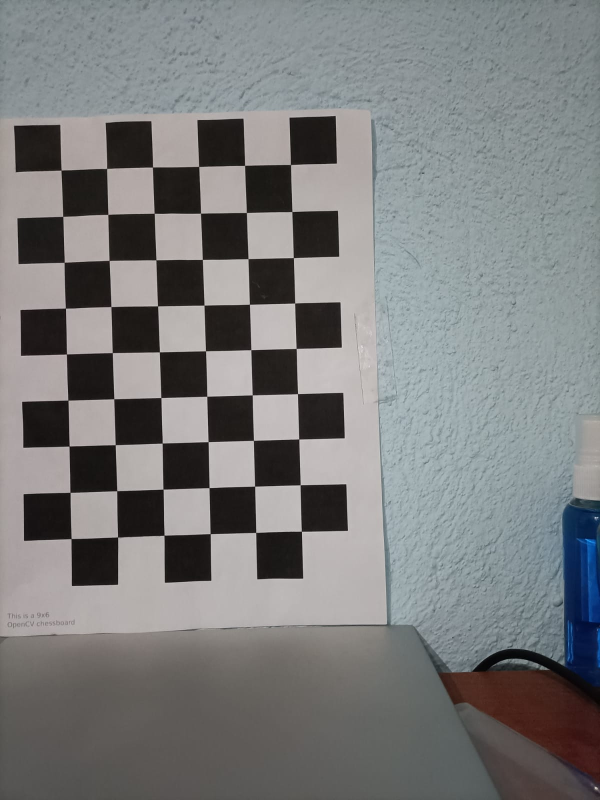
#> input picture project/assets/photos/photo_mtrx2.jpeg, 1200 x 1600 px, found by its file name (shown at 1/2 size); its folder holds 2 pictures in this run
$ python main.py
#> lines starting #> are read from the running program, lines starting #| are printed output that depends on the picture; long printed decimals are rounded
### project/controllers/testing_controller.py
import numpy as np
import math as m
import cv2 as cv
import matplotlib.pyplot as plt
from mpl_toolkits.mplot3d import Axes3D

from controllers import tracking_controller
from modules import image_module
from core import config
import glob
import time
import open3d as o3d

class Display:
    def __init__(self):
        self.W = 960
        self.H = 540

    # [11 lines left out: function display_points2d, not called in this run]


    def display_points3d(self, tripoints3d, pcd, visualizer):
        # open3d
        if tripoints3d is not None:
            pcd.clear()
            pcd.points = o3d.utility.Vector3dVector(tripoints3d)
            visualizer.remove_geometry(pcd)
            visualizer.add_geometry(pcd)
            visualizer.poll_events()
            visualizer.update_renderer()
            time.sleep(.2)

    def display_vid(self, img):
        cv.imshow("main", img)

class PointMap(object):
	def __init__(self):
		self.array = [0,0,0]

	def collect_points(self, tripoints):
		if len(tripoints) > 0:
			array_to_project = np.array([0,0,0])

			x_points = [pt for pt in tripoints[0]]
			y_points = [-pt for pt in tripoints[1]]
			z_points = [-pt for pt in tripoints[2]]

			for i in range(tripoints.shape[1]):
				curr_array = np.array([x_points[i], y_points[i], z_points[i]])
				array_to_project = np.vstack((array_to_project, curr_array))

			array_to_project = array_to_project[1:, :]

			return array_to_project

class TestingController:
    def __init__(self):
        self.orb = cv.ORB_create(nlevels=5, firstLevel=1, edgeThreshold=1,
                                  nfeatures=50, fastThreshold=config.FAST_THRESHOLD)
        self.BFMatcher = cv.BFMatcher(cv.NORM_HAMMING, crossCheck=False)
        self.object_points = (0, 0, 0)
        # self._path = config.PROJECT_PATH + '/proyecto-modular/project/assets/video/calibracion.mp4'
        self.mtx = None
        self.dist = None

    # [6 lines left out: function draw, not called in this run]

    def rotate(self, phi, theta, psi):
        phi = m.pi/2
        theta = m.pi/4
        psi = m.pi/2

        R = self.Rz(psi) * self.Ry(theta) * self.Rx(phi)
        return R

    def translate(self, x0, y0, z0, x1, y1, z1):
        difx = x1 - x0
        dify = y1 - y0
        difz = z1 - z0
        return np.array([x0 + difx, y0 + dify, z0 + difz])

    def run(self):
        #Obtenemos los keypoints del frame actual y el anterior
        kps_act, desc_act, img_act = self.obtenerKeypointsYDescriptors(2)
#> in obtenerKeypointsYDescriptors, img is the input picture: shape (1600, 1200, 3); mean B, G, R 124.8, 124.4, 123.3
#> in convert_image_to_gray_scale, `return cv2.cvtColor(image, cv2.COLOR_BGR2GRAY)`:
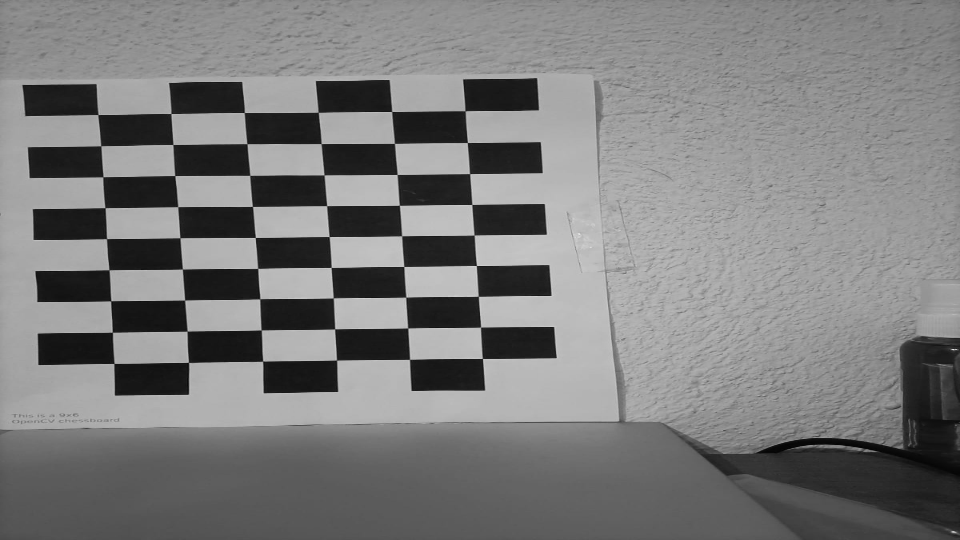
#> returned value: shape (540, 960); min 3, max 229, mean 124.1
#> in obtenerKeypointsYDescriptors, `kp, desc = self.orb.detectAndCompute(gray, None)`: kp = 50 keypoints; strongest (x, y, size): (549, 295, 31), (552, 327, 31), (413, 390, 31), (317, 82, 31)
#> kps_act has the same summary as kp in obtenerKeypointsYDescriptors
        kps_ant, desc_ant, img_ant = self.obtenerKeypointsYDescriptors(1)
#> call 2 of obtenerKeypointsYDescriptors, with numeroImagen = 1
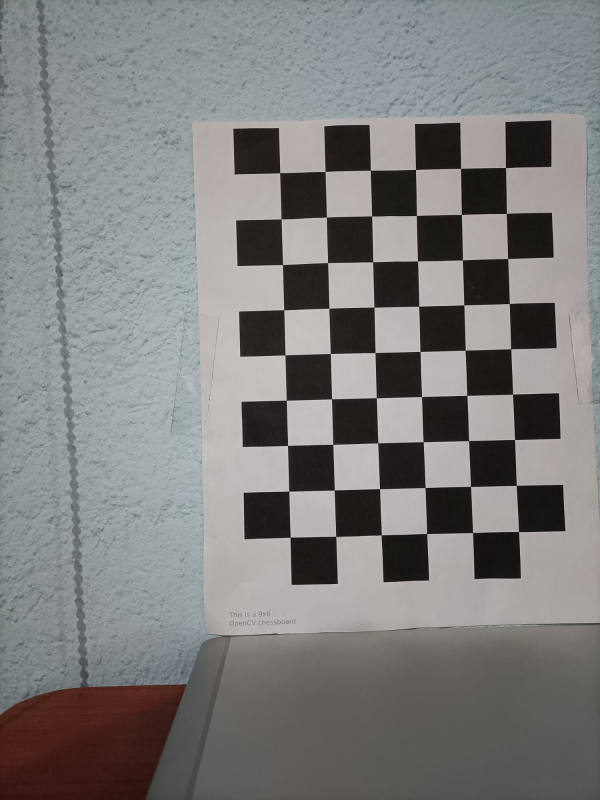
#> input picture project/assets/photos/photo_mtrx1.jpeg, 1200 x 1600 px, found by its file name (shown at 1/2 size)
#> in obtenerKeypointsYDescriptors, img is the input picture: shape (1600, 1200, 3); mean B, G, R 125, 125.6, 125.9
#> call 3 of resize_image, with width = 960, height = 540
#> in resize_image (call 3), `return cv2.resize(image, (width, height))`:
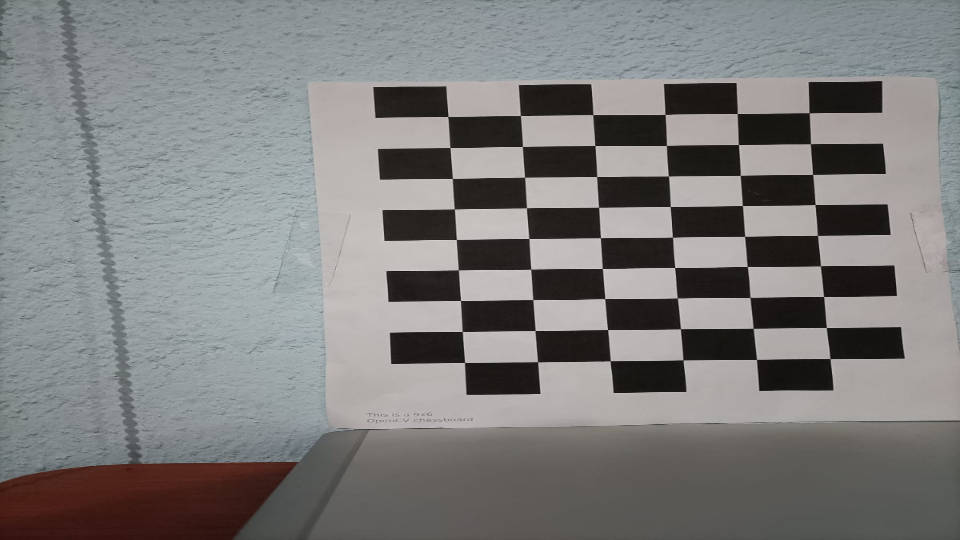
#> returned value: shape (540, 960, 3); mean of channels 0, 1, 2 125, 125.6, 125.9; drawn as B, G, R
#> in convert_image_to_gray_scale (call 2), `return cv2.cvtColor(image, cv2.COLOR_BGR2GRAY)`:
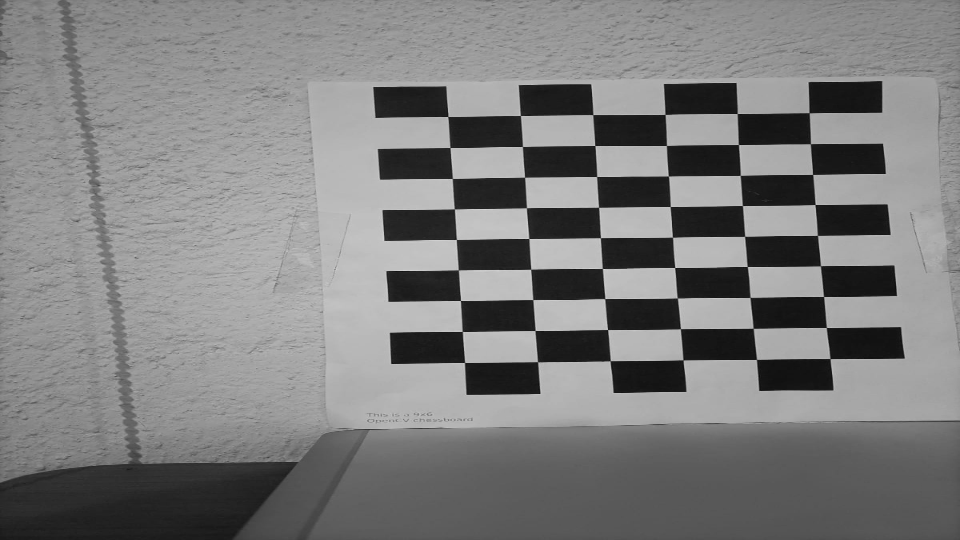
#> returned value: shape (540, 960); min 9, max 219, mean 125.6
#> in obtenerKeypointsYDescriptors (call 2), `kp, desc = self.orb.detectAndCompute(gray, None)`: kp = 50 keypoints; strongest (x, y, size): (385, 239, 31), (597, 147, 25.8), (387, 272, 31), (749, 268, 25.8)
#> kps_ant has the same summary as kp in obtenerKeypointsYDescriptors

        #Dibujamos los keypoints detectados
        img1 = cv.drawKeypoints(img_act, kps_act, 0, color=(0,255,0), flags=cv.DRAW_MATCHES_FLAGS_DRAW_RICH_KEYPOINTS)
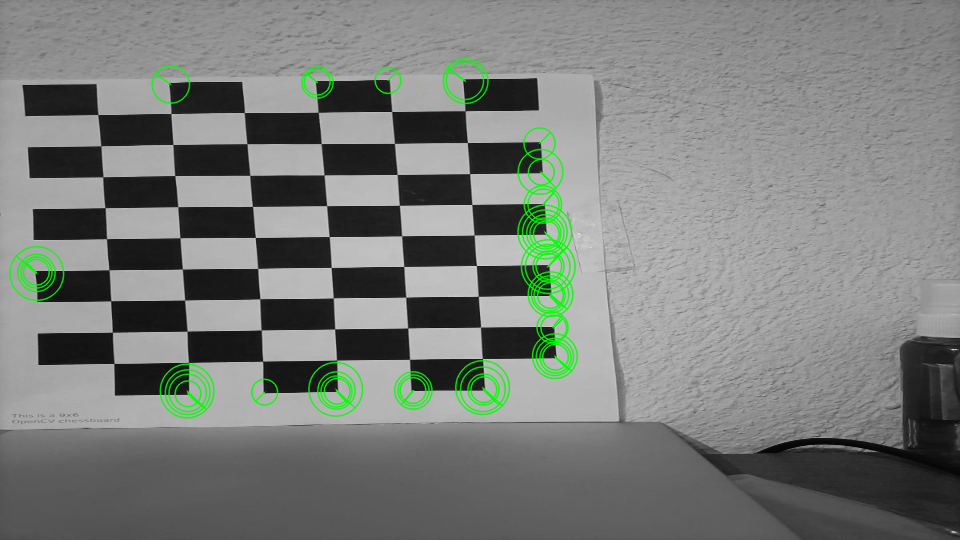
#> img1: shape (540, 960, 3); mean of channels 0, 1, 2 122.1, 125.7, 122.1; drawn as B, G, R
        img2 = cv.drawKeypoints(img_ant, kps_ant, 0, color=(0,255,0), flags=cv.DRAW_MATCHES_FLAGS_DRAW_RICH_KEYPOINTS)
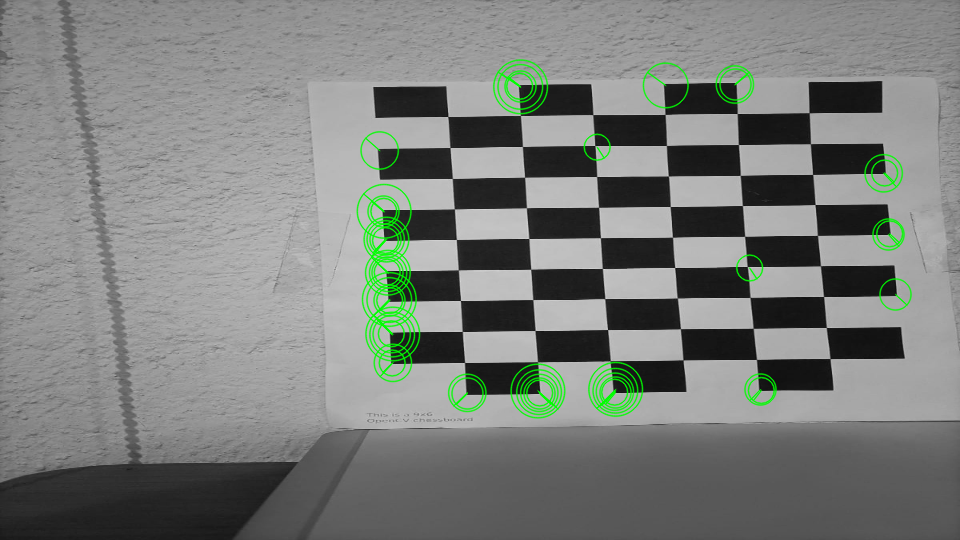
#> img2: shape (540, 960, 3); mean of channels 0, 1, 2 123.6, 127.3, 123.6; drawn as B, G, R

        # Mostramos las imagenes
        plt.imshow(img1)
        plt.show()
        plt.imshow(img2)
        plt.show()

        # Obtenemos los matches y filtramos los keypoints que necesitamos del frame actual y el anterior
        # recordando: query = actual; train = previo
        matches, matches_no_filtro = self.matchFeatures(desc_ant, desc_act)
#> in matchFeatures, `matches = self.BFMatcher.knnMatch(des_prev, desc_act, k=2)`: matches = 50 matches
#> the loop in matchFeatures, `for m, n in matches:` made 50 passes
#> after the loop in matchFeatures, `for m, n in matches:`: goodMatches = 5 matches
#> matches = 5 matches; matches_no_filtro = 50 matches

        kp_xy_ant = []
        kp_xy_act = []
        for match in matches:
            kp_xy_ant.append(np.asarray(kps_ant[match[0].trainIdx].pt))
            kp_xy_act.append(np.asarray(kps_act[match[0].queryIdx].pt))
#> this loop made 5 passes
#> after the loop, kp_xy_act = [[553.3, 327.5], [336, 391], [544.8, 232.8], [550.1, 293.8], [547.8, 266.1]]; kp_xy_ant = [[760.8, 390], [392.4, 362.4], [385.2, 238.8], [614.4, 391.2], [614.4, 391.2]]

        kp_xy_ant = np.asarray(kp_xy_ant).T
#> kp_xy_ant = [[760.8, 392.4, 385.2, 614.4, 614.4], [390, 362.4, 238.8, 391.2, 391.2]]
        kp_xy_act = np.asarray(kp_xy_act).T
#> kp_xy_act = [[553.3, 336, 544.8, 550.1, 547.8], [327.5, 391, 232.8, 293.8, 266.1]]

        plt.imshow(cv.drawMatchesKnn(img_ant,kps_ant,img_act,kps_act,matches,None))
        plt.show()
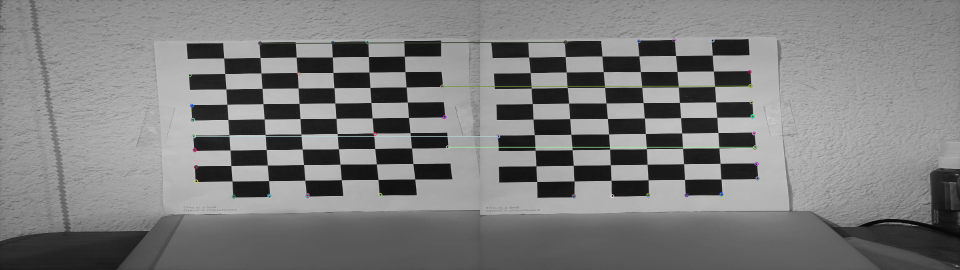
#> shown: shape (540, 1920, 3) (shown at 1/2 size); mean R, G, B 124.9, 125.1, 124.9

        # Angulos del dron euler
        R1 = self.rotate(0, 0, 0)
#> in rotate, `R = self.Rz(psi) * self.Ry(theta) * self.Rx(phi)`: R = [[4.33e-17, -1.79e-17, 1], [0.707, 0.707, -1.79e-17], [-0.707, 0.707, 4.33e-17]]
#> R1 has the same summary as R in rotate
        # posiciones GPS (x, y, z) del dron
        T1 = self.translate(0, 0, 0, 0, 0, 0)
#> T1 = [0, 0, 0]

        R2 = self.rotate(0, 0, 0)
#> R2 has the same summary as R in rotate
        T2 = self.translate(0, 0, 0, 10, 0, 0)
#> T2 = [10, 0, 0]

        projection_mtx1 = np.array(
            [[R1[0,0],R1[0,1],R1[0,2],T1[0]],
            [R1[1,0],R1[1,1],R1[1,2],T1[1]],
            [R1[2,0],R1[2,1],R1[2,2],T1[2]]]
        )
#> projection_mtx1 = [[4.33e-17, -1.79e-17, 1, 0], [0.707, 0.707, -1.79e-17, 0], [-0.707, 0.707, 4.33e-17, 0]]
        projection_mtx2 = np.array(
            [[R2[0,0],R2[0,1],R2[0,2],T2[0]],
            [R2[1,0],R2[1,1],R2[1,2],T2[1]],
            [R2[2,0],R2[2,1],R2[2,2],T2[2]]]
        )
#> projection_mtx2 = [[4.33e-17, -1.79e-17, 1, 10], [0.707, 0.707, -1.79e-17, 0], [-0.707, 0.707, 4.33e-17, 0]]

        # multiplicar por la intrinseca
        # self.K = np.array([[7.18856e+02, 0.0, 6.071928e+02],
        #                   [0.0, 7.18856e+02, 1.852157e+02],
        #                   [0.0, 0.0, 1.0]])
        # self.pp = np.array([self.K[0, 2], self.K[1, 2]])
        # self.focal = self.K[0, 0]

        points_in_4d = cv.triangulatePoints(
            projection_mtx1, projection_mtx2, kp_xy_ant, kp_xy_act)
#> points_in_4d = [[-0.3, 0.488, -0.367, -0.342, -0.33], [-0.302, 0.491, -0.37, -0.344, -0.332], [-0.904, 0.722, -0.852, -0.874, -0.883], [0.0248, -0.0105, -0.0353, 0.0099, 0.0108]]
        # Normalize points [x, y, z, 1]
        points_in_3d = points_in_4d / points_in_4d[3]
#> points_in_3d = [[-12.09, -46.69, 10.41, -34.54, -30.5], [-12.15, -46.93, 10.49, -34.75, -30.69], [-36.4, -69.01, 24.14, -88.32, -81.54], [1, 1, 1, 1, 1]]

        # fig = plt.figure()
        # ax = fig.add_subplot(111, projection='3d')
        # # ax.scatter([p[0] for p in points_in_3d], [p[1] for p in points_in_3d], [p[2] for p in points_in_3d])
        # ax.scatter(points_in_3d[0], points_in_3d[1], points_in_3d[2])
        # # ax.scatter([item[0][0] for item in points_in_3d], [item[0][1]])

        print(points_in_3d)
#| [[-12.085  -46.685  10.405 -34.544 -30.503 ]
#|  [-12.153 -46.933   10.494 -34.746 -30.688]
#|  [-36.398  -69.005  24.143 -88.320 -81.542]
#|  [  1.           1.           1.           1.           1.        ]]

        pmap = PointMap()
        display = Display()

        pcd = o3d.geometry.PointCloud()
        visualizer = o3d.visualization.Visualizer()
        visualizer.create_window(window_name="3D plot", width=960, height=540)

        xyz = pmap.collect_points(points_in_3d)
#> in collect_points, `array_to_project = np.array([0,0,0])`: array_to_project = [0, 0, 0]
#> in collect_points, `x_points = [pt for pt in tripoints[0]]`: x_points = [-12.09, -46.69, 10.41, -34.54, -30.5]
#> in collect_points, `y_points = [-pt for pt in tripoints[1]]`: y_points = [12.15, 46.93, -10.49, 34.75, 30.69]
#> in collect_points, `z_points = [-pt for pt in tripoints[2]]`: z_points = [36.4, 69.01, -24.14, 88.32, 81.54]
#> the loop in collect_points, `for i in range(tripoints.shape[1]):` made 5 passes
#> curr_array on passes 3 to 5: [10.41, -10.49, -24.14], [-34.54, 34.75, 88.32], [-30.5, 30.69, 81.54]
#> array_to_project on passes 1 to 2: [[0, 0, 0], [-12.09, 12.15, 36.4]], [[0, 0, 0], [-12.09, 12.15, 36.4], [-46.69, 46.93, 69.01]]
#> after the loop in collect_points, `for i in range(tripoints.shape[1]):`: array_to_project = [[0, 0, 0], [-12.09, 12.15, 36.4], [-46.69, 46.93, 69.01], [10.41, -10.49, -24.14], [-34.54, 34.75, 88.32], [-30.5, 30.69, 81.54]]
#> in collect_points, `array_to_project = array_to_project[1:, :]`: array_to_project = [[-12.09, 12.15, 36.4], [-46.69, 46.93, 69.01], [10.41, -10.49, -24.14], [-34.54, 34.75, 88.32], [-30.5, 30.69, 81.54]]
#> xyz has the same summary as array_to_project in collect_points

        display.display_points3d(xyz, pcd, visualizer)

    def Rx(self, theta):
        return np.matrix([[1, 0, 0],
                        [0, m.cos(theta), -m.sin(theta)],
                        [0, m.sin(theta), m.cos(theta)]])


    def Ry(self, theta):
        return np.matrix([[m.cos(theta), 0, m.sin(theta)],
                        [0, 1, 0],
                        [-m.sin(theta), 0, m.cos(theta)]])


    def Rz(self, theta):
        return np.matrix([[m.cos(theta), -m.sin(theta), 0],
                        [m.sin(theta), m.cos(theta), 0],
                        [0, 0, 1]])


    def obtenerKeypointsYDescriptors(self, numeroImagen):
        img = cv.imread(
            f"{config.PROJECT_PATH}/proyecto-modular/project/assets/photos/photo_mtrx{numeroImagen}.jpeg")
        img = image_module.resize_image(
            img, config.VIDEO_WITDH_RESIZE, config.VIDEO_HEIGHT_RESIZE)
        gray = image_module.process_image(img)

        # Find the chess board corners
        # _, kp = cv.findChessboardCorners(gray, (9, 6), None)
        kp, desc = self.orb.detectAndCompute(gray, None)
        return kp, desc, gray

    def matchFeatures(self, des_prev, desc_act):
        if des_prev is None or len(des_prev) < 2:
            return -1
        if desc_act is None or len(desc_act) < 2:
            return -1
        matches = self.BFMatcher.knnMatch(des_prev, desc_act, k=2)

        good_matches = []
        idx_of_des_from_f1, idx_of_des_from_f2 = [], []
        idx_set1, idx_set2 = set(), set()

        # [16 lines of commented-out code are left out]
        goodMatches = []
        for m, n in matches:
            if m.distance < 0.70 * n.distance:
                goodMatches.append([m])
        return goodMatches, matches

### project/modules/image_module.py
import operator
from typing import List

import cv2

from core import config


def process_image(frame):
    """Resize the frame to a more manageable size specified in config.CONSTANTS and transform it to grayscale.

    Params
    ----------
    frame: Array[][]
        frame of cv2 video or stream

    Returns
    ----------
    Image: Array[][]
        Grayscale resized image.
    """
    frame = resize_image(frame, config.VIDEO_WITDH_RESIZE,
                         config.VIDEO_HEIGHT_RESIZE)
    gray = convert_image_to_gray_scale(frame)
    return gray


def resize_image(image, width, height):
    """Resize the frame to size specified in params.

    Params
    ----------
    image: Array[][]
        frame of cv2 video or stream
    width: int
        width in pixels
    height: int
        height in pixels

    Returns
    ----------
    Image: Array[][]
        Grayscale resized image.
    """
    return cv2.resize(image, (width, height))


def convert_image_to_gray_scale(image):
    """Transforms the image to grayscale.

    Params
    ----------
    image: Array[][]
        frame of cv2 video or stream

    Returns
    ----------
    Image: Array[][]
        Grayscale image.
    """
    return cv2.cvtColor(image, cv2.COLOR_BGR2GRAY)


# [37 lines left out: functions filter_frame, draw_identifier_keypoint, create_image_of_matches, not called in this run]

### project/main.py
from controllers import testing_controller

test = testing_controller.TestingController()

test.run()
